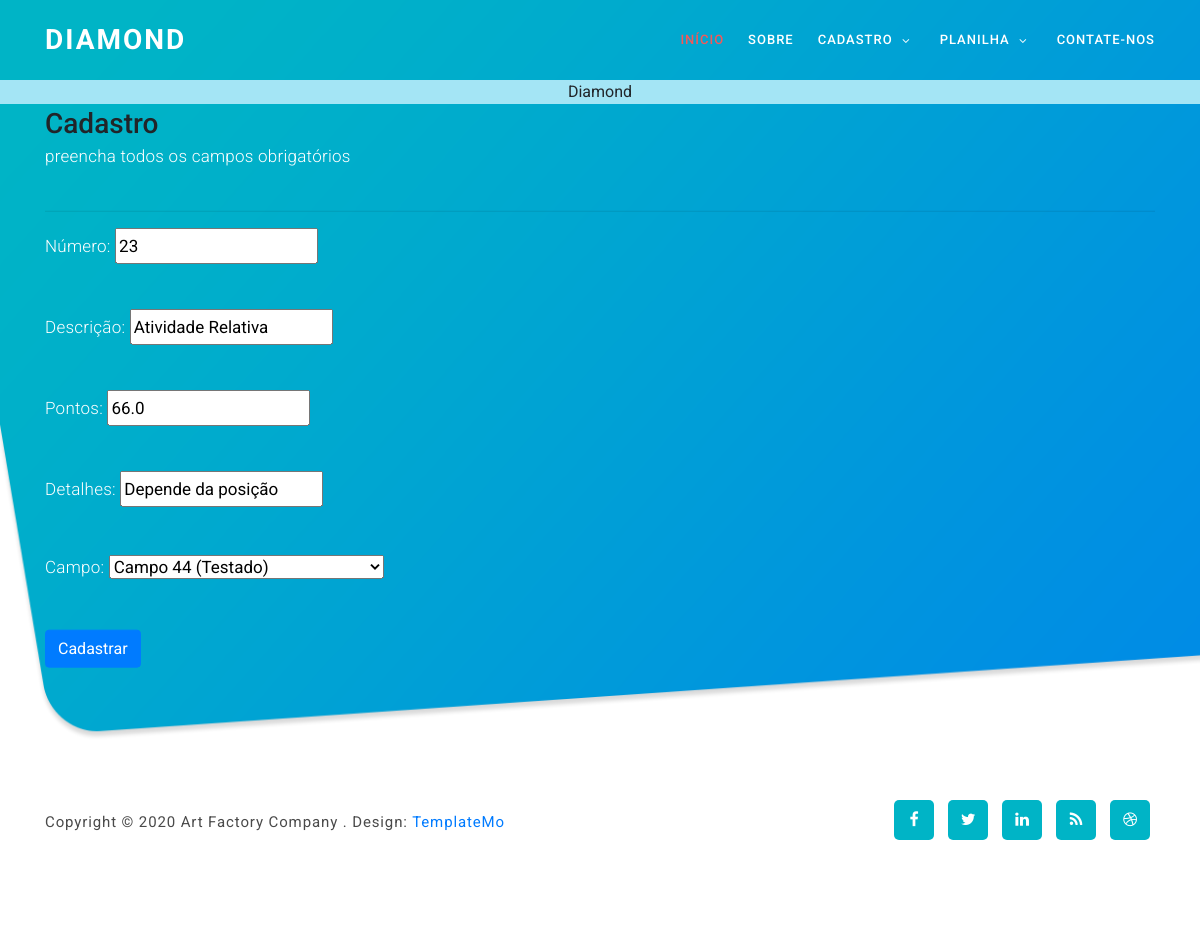
Page /editar/atividade/3 on the committed database.
### cadastros/models.py (models this page shows, shortened)
class Atividade(models.Model):
    numero = models.IntegerField(verbose_name="Número")
    descricao = models.CharField(max_length=150, verbose_name="Descrição")
    pontos = models.DecimalField(decimal_places=1, max_digits=4)
    detalhes = models.CharField(max_length=150)
    campo = models.ForeignKey(Campo, on_delete=models.PROTECT)

class Campo(models.Model):
    nome = models.CharField(max_length=50)
    descricao = models.CharField(max_length=150, verbose_name="Descrição")
    def __str__(self):
        return "{} ({})".format(self.nome, self.descricao)

### cadastros/views.py (the view)
# urls.py: path('editar/atividade/<int:pk>', AtividadeUpdate.as_view(), name='editar-atividade'),
class AtividadeUpdate(UpdateView):
    model = Atividade
    fields = ['numero', 'descricao', 'pontos', 'detalhes', 'campo']
    template_name = 'cadastros/form.html'
    success_url = reverse_lazy('index')

### cadastros/templates/cadastros/form.html (shortened to what this page needs)
{% extends 'modelo.html' %}
{% load static %}
{% block conteudo%}
<div class="welcome-area" id="welcome" >
    <div class="header-text" style="margin-top: 9ch;">
        <div class="container">
            <h3>Cadastro</h3>
            <p class="lead">
                preencha todos os campos obrigatórios
            </p>
            <hr>
            <form action="" method="POST">
                {{ form.as_p }}
                <button type="submit" class="btn btn-primary">Cadastrar</button>
            </form>
        </div>
    </div>
</div>
{% endblock %}

### static/css/templatemo-art-factory.css (style rules this page uses)
html, body, div, span, applet, object, iframe, h1, h2, h3, h4, h5, h6, p, blockquote, div pre, a, abbr, acronym, address, big, cite, code, del, dfn, em, font, img, ins, kbd, q, s, samp, small, strike, strong, sub, sup, tt, var, b, u, i, center, dl, dt, dd, ol, ul, li, figure, header, nav, section, article, aside, footer, figcaption { margin: 0; padding: 0; border: 0; outline: 0; }
* { box-sizing: border-box; }
html, body { font-family: "Roboto", sans-serif; font-weight: 400; background-color: #fff; font-size: 16px; -ms-text-size-adjust: 100%; -webkit-font-smoothing: antialiased; -moz-osx-font-smoothing: grayscale; }
h1, h2, h3, h4, h5, h6 { margin-top: 0px; margin-bottom: 0px; }
p { font-size: 15px; line-height: 25px; color: #4a4a4a; }
html, body { background: #fff; font-family: "Roboto", sans-serif; }
#welcome { overflow: hidden; position: relative; display: flex; align-items: center; justify-content: center; background-image: url(../images/banner-bg.png); background-repeat: no-repeat; background-size: cover; width: 100%; height: 105vh; margin-top: -10vh; }
.welcome-area .header-text { position: absolute; top: 55%; transform: translateY(-60%); text-align: left; width: 100%; }
.welcome-area .header-text p { font-weight: 300; font-size: 17px; color: #fff; line-height: 30px; letter-spacing: 0.25px; margin-bottom: 40px; position: relative; }

### rows in the picture
Atividade: numero "23", descricao "Atividade Relativa", pontos "66.0", detalhes "Depende da posição", campo "Campo 44 (Testado)"
